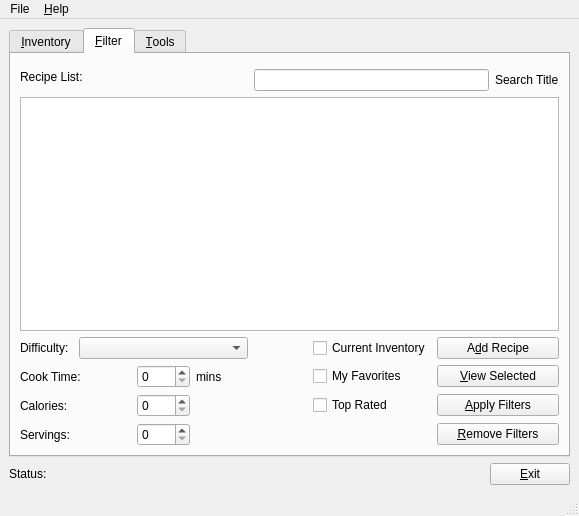
<?xml version="1.0" encoding="UTF-8"?>
<ui version="4.0">
 <class>MainWindow</class>
 <widget class="QMainWindow" name="MainWindow">
  <property name="geometry">
   <rect>
    <x>0</x>
    <y>0</y>
    <width>579</width>
    <height>516</height>
   </rect>
  </property>
  <property name="minimumSize">
   <size>
    <width>579</width>
    <height>418</height>
   </size>
  </property>
  <property name="windowTitle">
   <string>Chromatic Hulk</string>
  </property>
  <property name="windowIcon">
   <iconset>
    <normaloff>../../../icons/the_cake_is_a_lie.png</normaloff>../../../icons/the_cake_is_a_lie.png</iconset>
  </property>
  <widget class="QWidget" name="centralwidget">
   <layout class="QGridLayout" name="gridLayout">
    <item row="0" column="0" colspan="4">
     <widget class="QTabWidget" name="tabWidget">
      <property name="styleSheet">
       <string/>
      </property>
      <property name="currentIndex">
       <number>1</number>
      </property>
      <widget class="QWidget" name="Recipe">
       <property name="enabled">
        <bool>true</bool>
       </property>
       <property name="accessibleName">
        <string>Recipe</string>
       </property>
       <attribute name="title">
        <string>&amp;Inventory</string>
       </attribute>
       <layout class="QGridLayout" name="gridLayout_3">
        <item row="0" column="0">
         <widget class="QLabel" name="label_11">
          <property name="text">
           <string>Description:</string>
          </property>
         </widget>
        </item>
        <item row="0" column="1" colspan="2">
         <widget class="QLineEdit" name="descEdit">
          <property name="text">
           <string/>
          </property>
         </widget>
        </item>
        <item row="0" column="3">
         <widget class="QLabel" name="label_12">
          <property name="text">
           <string>Quantity:</string>
          </property>
         </widget>
        </item>
        <item row="0" column="4" colspan="2">
         <widget class="QDoubleSpinBox" name="quanSpin"/>
        </item>
        <item row="0" column="6" colspan="2">
         <widget class="QComboBox" name="myCombo">
          <item>
           <property name="text">
            <string>Cups</string>
           </property>
          </item>
          <item>
           <property name="text">
            <string>Fluid Ounces</string>
           </property>
          </item>
          <item>
           <property name="text">
            <string>Ounces</string>
           </property>
          </item>
          <item>
           <property name="text">
            <string>Whole</string>
           </property>
          </item>
          <item>
           <property name="text">
            <string>Cloves</string>
           </property>
          </item>
          <item>
           <property name="text">
            <string>Grams</string>
           </property>
          </item>
          <item>
           <property name="text">
            <string>Kilograms</string>
           </property>
          </item>
          <item>
           <property name="text">
            <string>Teaspoons</string>
           </property>
          </item>
          <item>
           <property name="text">
            <string>Tablespoons</string>
           </property>
          </item>
          <item>
           <property name="text">
            <string>Pints</string>
           </property>
          </item>
          <item>
           <property name="text">
            <string>Liters</string>
           </property>
          </item>
          <item>
           <property name="text">
            <string>Mililiters</string>
           </property>
          </item>
         </widget>
        </item>
        <item row="1" column="0" colspan="2">
         <widget class="QLabel" name="label">
          <property name="font">
           <font/>
          </property>
          <property name="text">
           <string>Current Inventory:</string>
          </property>
         </widget>
        </item>
        <item row="1" column="2" colspan="3">
         <widget class="QPushButton" name="addInvBtn">
          <property name="text">
           <string>&amp;Add</string>
          </property>
         </widget>
        </item>
        <item row="1" column="5" colspan="2">
         <widget class="QPushButton" name="previewBtn">
          <property name="text">
           <string>&amp;Preview</string>
          </property>
         </widget>
        </item>
        <item row="1" column="7">
         <widget class="QPushButton" name="clearBtn">
          <property name="text">
           <string>&amp;Clear FIelds</string>
          </property>
         </widget>
        </item>
        <item row="2" column="0" colspan="8">
         <widget class="QListWidget" name="list_Inv"/>
        </item>
        <item row="3" column="5" colspan="3">
         <widget class="QPushButton" name="removeInvBtn">
          <property name="text">
           <string>&amp;Remove Selected</string>
          </property>
         </widget>
        </item>
        <item row="4" column="0" colspan="6">
         <widget class="QLabel" name="label_2">
          <property name="text">
           <string>Tip: You can Click on an Item to edit it. Make sure to Save Changes!</string>
          </property>
         </widget>
        </item>
        <item row="4" column="6" colspan="2">
         <widget class="QPushButton" name="saveInvBtn">
          <property name="text">
           <string>&amp;Save Changes</string>
          </property>
         </widget>
        </item>
       </layout>
      </widget>
      <widget class="QWidget" name="tab_2">
       <attribute name="title">
        <string>&amp;Filter</string>
       </attribute>
       <layout class="QGridLayout" name="gridLayout_2">
        <item row="0" column="0" rowspan="2" colspan="7">
         <widget class="QLabel" name="label_3">
          <property name="font">
           <font/>
          </property>
          <property name="styleSheet">
           <string/>
          </property>
          <property name="text">
           <string>Recipe List:</string>
          </property>
         </widget>
        </item>
        <item row="1" column="4" colspan="4">
         <widget class="QLineEdit" name="searchBox"/>
        </item>
        <item row="1" column="8">
         <widget class="QLabel" name="label_13">
          <property name="text">
           <string>Search Title</string>
          </property>
         </widget>
        </item>
        <item row="2" column="0" colspan="9">
         <widget class="QListWidget" name="recList"/>
        </item>
        <item row="3" column="0">
         <widget class="QLabel" name="label_10">
          <property name="text">
           <string>Difficulty:</string>
          </property>
         </widget>
        </item>
        <item row="3" column="1" colspan="3">
         <widget class="QComboBox" name="difficultyCombo">
          <item>
           <property name="text">
            <string/>
           </property>
          </item>
          <item>
           <property name="text">
            <string>Easy</string>
           </property>
          </item>
          <item>
           <property name="text">
            <string>Medium</string>
           </property>
          </item>
          <item>
           <property name="text">
            <string>Hard</string>
           </property>
          </item>
          <item>
           <property name="text">
            <string>Very Hard</string>
           </property>
          </item>
         </widget>
        </item>
        <item row="3" column="5" colspan="2">
         <widget class="QCheckBox" name="currentInvCB">
          <property name="text">
           <string>Current Inventory</string>
          </property>
         </widget>
        </item>
        <item row="3" column="7" colspan="2">
         <widget class="QPushButton" name="addRecBtn">
          <property name="text">
           <string>A&amp;dd Recipe</string>
          </property>
         </widget>
        </item>
        <item row="4" column="0" colspan="2">
         <widget class="QLabel" name="label_6">
          <property name="text">
           <string>Cook Time:</string>
          </property>
         </widget>
        </item>
        <item row="4" column="2">
         <widget class="QSpinBox" name="tSpinBox">
          <property name="toolTip">
           <string>Ready in under X amount of minutes.</string>
          </property>
         </widget>
        </item>
        <item row="4" column="3" colspan="2">
         <widget class="QLabel" name="label_7">
          <property name="text">
           <string>mins</string>
          </property>
         </widget>
        </item>
        <item row="4" column="5" colspan="2">
         <widget class="QCheckBox" name="myfaveCB">
          <property name="text">
           <string>My Favorites</string>
          </property>
         </widget>
        </item>
        <item row="4" column="7" colspan="2">
         <widget class="QPushButton" name="viewBtn">
          <property name="text">
           <string>&amp;View Selected</string>
          </property>
         </widget>
        </item>
        <item row="5" column="0">
         <widget class="QLabel" name="label_8">
          <property name="text">
           <string>Calories:</string>
          </property>
         </widget>
        </item>
        <item row="5" column="2">
         <widget class="QSpinBox" name="calsBox"/>
        </item>
        <item row="5" column="5" colspan="2">
         <widget class="QCheckBox" name="topratedCB">
          <property name="text">
           <string>Top Rated</string>
          </property>
         </widget>
        </item>
        <item row="5" column="7" colspan="2">
         <widget class="QPushButton" name="applyFilterBtn">
          <property name="text">
           <string>&amp;Apply Filters</string>
          </property>
         </widget>
        </item>
        <item row="6" column="0">
         <widget class="QLabel" name="label_9">
          <property name="text">
           <string>Servings:</string>
          </property>
         </widget>
        </item>
        <item row="6" column="2">
         <widget class="QSpinBox" name="servsBox"/>
        </item>
        <item row="6" column="7" colspan="2">
         <widget class="QPushButton" name="removeFilterBtn">
          <property name="text">
           <string>&amp;Remove Filters</string>
          </property>
         </widget>
        </item>
       </layout>
      </widget>
      <widget class="QWidget" name="tab">
       <attribute name="title">
        <string>&amp;Tools</string>
       </attribute>
       <layout class="QGridLayout" name="gridLayout_4">
        <item row="0" column="0">
         <widget class="QPushButton" name="btconvunits">
          <property name="toolTip">
           <string>Click to convert</string>
          </property>
          <property name="text">
           <string>&amp;Convert Units</string>
          </property>
         </widget>
        </item>
       </layout>
      </widget>
     </widget>
    </item>
    <item row="1" column="0">
     <widget class="QLabel" name="label_5">
      <property name="text">
       <string>Status:</string>
      </property>
     </widget>
    </item>
    <item row="1" column="1">
     <widget class="QLabel" name="connectedLabel">
      <property name="text">
       <string/>
      </property>
     </widget>
    </item>
    <item row="1" column="2">
     <spacer name="horizontalSpacer">
      <property name="orientation">
       <enum>Qt::Horizontal</enum>
      </property>
      <property name="sizeHint" stdset="0">
       <size>
        <width>414</width>
        <height>20</height>
       </size>
      </property>
     </spacer>
    </item>
    <item row="1" column="3">
     <widget class="QPushButton" name="qprogBtn">
      <property name="text">
       <string>&amp;Exit</string>
      </property>
     </widget>
    </item>
   </layout>
  </widget>
  <widget class="QMenuBar" name="menubar">
   <property name="geometry">
    <rect>
     <x>0</x>
     <y>0</y>
     <width>579</width>
     <height>26</height>
    </rect>
   </property>
   <widget class="QMenu" name="menuFile">
    <property name="title">
     <string>File</string>
    </property>
    <addaction name="converbtn"/>
    <addaction name="Ratebtn"/>
    <addaction name="separator"/>
    <addaction name="exitbtn"/>
   </widget>
   <widget class="QMenu" name="menuHel_p">
    <property name="title">
     <string>&amp;Help</string>
    </property>
    <addaction name="About"/>
    <addaction name="action_Docs"/>
   </widget>
   <addaction name="menuFile"/>
   <addaction name="menuHel_p"/>
  </widget>
  <widget class="QStatusBar" name="statusbar"/>
  <action name="add">
   <property name="text">
    <string>&amp;Add Recipe</string>
   </property>
  </action>
  <action name="Ratebtn">
   <property name="text">
    <string>&amp;Rate Recipe</string>
   </property>
  </action>
  <action name="exitbtn">
   <property name="text">
    <string>E&amp;xit</string>
   </property>
  </action>
  <action name="converbtn">
   <property name="text">
    <string>&amp;Conversion</string>
   </property>
  </action>
  <action name="About">
   <property name="text">
    <string>&amp;About</string>
   </property>
  </action>
  <action name="action_Docs">
   <property name="text">
    <string>&amp;Docs</string>
   </property>
  </action>
  <action name="Add_Ingrediantbtn">
   <property name="text">
    <string>Add &amp;Ingrediant</string>
   </property>
  </action>
 </widget>
 <resources/>
 <connections/>
 <designerdata>
  <property name="gridDeltaX">
   <number>5</number>
  </property>
  <property name="gridDeltaY">
   <number>5</number>
  </property>
  <property name="gridSnapX">
   <bool>false</bool>
  </property>
  <property name="gridSnapY">
   <bool>true</bool>
  </property>
  <property name="gridVisible">
   <bool>false</bool>
  </property>
 </designerdata>
</ui>
